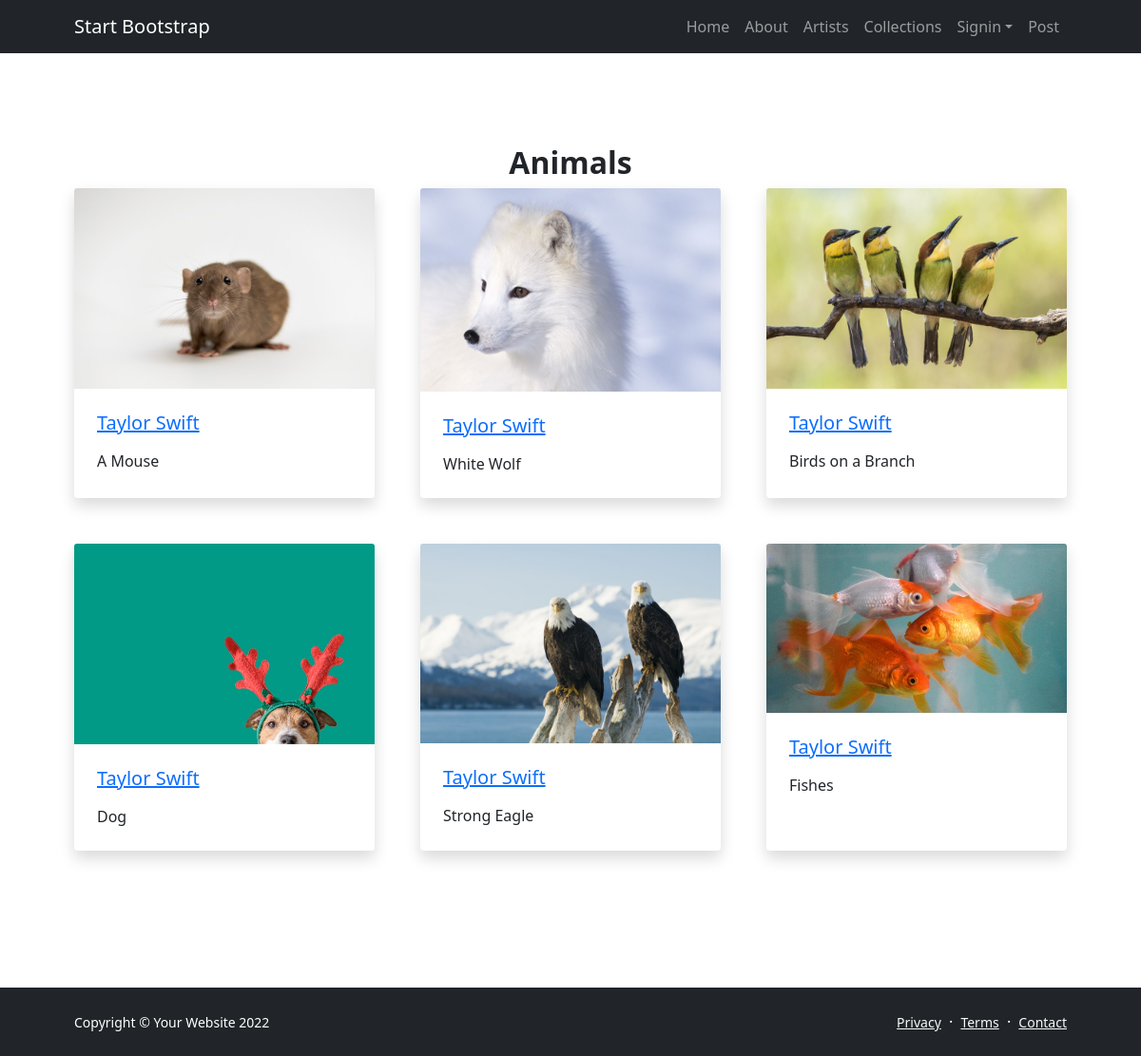
Page /themes.php?title=Animals on the committed database.
### tables this page shows
CREATE TABLE `artwork` (
  `ArtID` int(11) NOT NULL,
  `Title` varchar(100) NOT NULL,
  `ArtImage` varchar(100) NOT NULL,
  `ThemeID` int(11) NOT NULL,
  `ArtistID` int(11) NOT NULL
);

CREATE TABLE `artists` (
  `ArtistID` int(11) NOT NULL,
  `Name` varchar(100) NOT NULL,
  `ArtistImage` varchar(50) NOT NULL,
  `Type` varchar(100) NOT NULL,
  `Description` text NOT NULL
);

### themes.php (the view, shortened to what this page needs)
<!DOCTYPE html>
<html lang="en">
    <head>
        <link href="https://cdn.jsdelivr.net/npm/bootstrap-icons@1.5.0/font/bootstrap-icons.css" rel="stylesheet" />
        <link href="css/styles.css" rel="stylesheet" />
    </head>
    <body class="d-flex flex-column h-100">
        <main class="flex-shrink-0">
            <nav class="navbar navbar-expand-lg navbar-dark bg-dark">
                <div class="container px-5">
                    <a class="navbar-brand" href="index.php">Start Bootstrap</a>
                    <div class="collapse navbar-collapse" id="navbarSupportedContent">
                        <ul class="navbar-nav ms-auto mb-2 mb-lg-0">
                            <li class="nav-item"><a class="nav-link" href="index.php">Home</a></li>
                            <li class="nav-item"><a class="nav-link" href="about.php">About</a></li>
                            <li class="nav-item"><a class="nav-link" href="artists.php">Artists</a></li>
                            <li class="nav-item"><a class="nav-link" href="collections_T.php">Collections</a></li>
                            <li class="nav-item dropdown">
                                <a class="nav-link dropdown-toggle" id="navbarDropdownBlog" href="#" role="button" data-bs-toggle="dropdown" aria-expanded="false">Signin</a>
                            </li>                            <li class="nav-item"><a class="nav-link" href="post.php">Post</a></li>
                        </ul>
                    </div>
                </div>
            </nav>
            <section class="py-5">
                <div class="container px-5 my-5">
                    <div class="row gx-5 justify-content-center">
                        <div class="col-lg-8 col-xl-6">
                            <div class="text-center">
                                <?php
                                $name = $_GET['title'];
                                $output=<<<HTML
                                <h2 class="fw-bolder">$name</h2>
                                HTML;
                                echo $output;
                                ?>
                            </div>
                        </div>
                    </div>
                    <div class="row gx-5">
                    <?php
                        require_once 'serverlogin.php';
                        $conn = new mysqli($db_hostname, $db_username, $db_password, $db_database, 8889);
                        mysqli_select_db($conn, $db_database)
                        or die("Unable to select database: ");
                        $myquery = "SELECT * FROM themes
                        JOIN artwork ON themes.ThemeID = artwork.ThemeID
                        JOIN artists ON artwork.ArtistID = artists.ArtistID
                        WHERE themes.Theme = \"$name\"";
                        $result = mysqli_query ($conn,$myquery);
                        if ($result->num_rows > 0) {
                            while ($row = $result->fetch_assoc()) {
                                $artName = $row["Title"];
                                $artImg = $row["ArtImage"];
                                $artistName = $row["Name"];
                                $output=<<<HTML
                                <div class="col-lg-4 mb-5">
                                    <div class="card h-100 shadow border-0">
                                        <img class="card-img-top" src=$artImg alt="..." />
                                        <div class="card-body p-4">
                                            <h5 class="card-title mb-3"><a href = "aboutArtist.php?title=$artistName">$artistName</a></h5>
                                            <p class="card-text mb-0">$artName</p>
                                        </div>
                                    </div>
                                </div>
                                HTML;
                                echo $output;
                            }
                        }
                        else {
                            echo "Nothing here to display! Sorry!";
                        }
                        ?>
                    </div>
                </div>
            </section>
        </main>
        <footer class="bg-dark py-4 mt-auto">
            <div class="container px-5">
                <div class="row align-items-center justify-content-between flex-column flex-sm-row">
                    <div class="col-auto"><div class="small m-0 text-white">Copyright &copy; Your Website 2022</div></div>
                    <div class="col-auto">
                        <a class="link-light small" href="#!">Privacy</a>
                        <span class="text-white mx-1">&middot;</span>
                        <a class="link-light small" href="#!">Terms</a>
                        <span class="text-white mx-1">&middot;</span>
                        <a class="link-light small" href="#!">Contact</a>
                    </div>
                </div>
            </div>
        </footer>
    </body>
</html>

### rows in the picture
artwork: shows a picture, ArtistID.Name "Taylor Swift", Title "A Mouse"
artwork: shows a picture, ArtistID.Name "Taylor Swift", Title "White Wolf"
artwork: shows a picture, ArtistID.Name "Taylor Swift", Title "Birds on a Branch"
artwork: shows a picture, ArtistID.Name "Taylor Swift", Title "Dog"
artwork: shows a picture, ArtistID.Name "Taylor Swift", Title "Strong Eagle"
artwork: shows a picture, ArtistID.Name "Taylor Swift", Title "Fishes"

### other values in the picture
$name "Animals"
